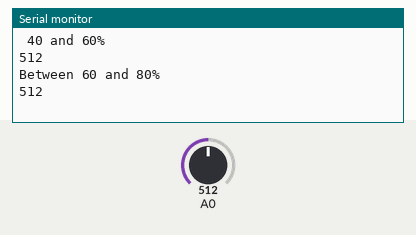
Recording of a sketch running on a simulated Arduino Uno, built with avr-gcc and run on an emulated ATmega328P. Parts: the last lines printed to the serial monitor. The test bench sets the inputs (shaded band); at power-on: A0 = 512.

Above: at 2.8 s.
2.9 s: A0 set to 716
At 4.4 s:
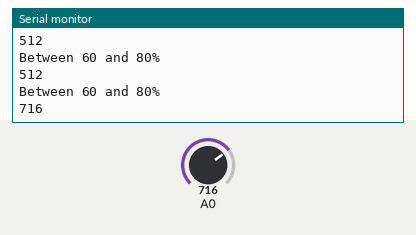
8.9 s: A0 set to 900
At 11.2 s:
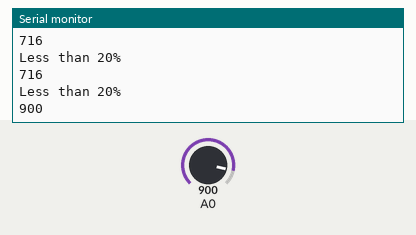
14.9 s: A0 set to 306
At 16.6 s:
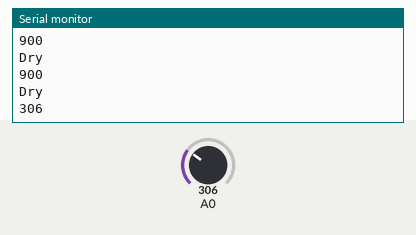
Timing chart, 0 to 18.1 s (numbered marks = the images above; inputs shaded):
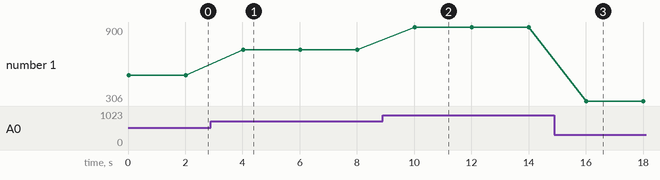

Measured:
- after the input at 2.9 s, the serial monitor: prints a new line after 1.1 s (image 1)
- after the input at 8.9 s, the serial monitor: prints a new line after 1.1 s (image 2)
- after the input at 14.9 s, the serial monitor: prints a new line after 1.1 s (image 3)
- plotted number 1: 512 → 716 after the input at 2.9 s, 716 → 900 after the input at 8.9 s, 900 → 306 after the input at 14.9 s

The sketch:

basicSoilRead.ino
```cpp
 int water=385;
  int dry=780;
  int range=dry-water;//205
  int intervals=int(range/5);//41
  int eightyPct =water+intervals;//246
  int sixtyPct=water+2*(intervals);//287
  int fourtyPct=water+3*(intervals);//428
  int twentyPct=water+4*(intervals);//469

void setup() {
  Serial.begin(9600); // open serial port, set the baud rate as 9600 bps
  Serial.println("intervals"+intervals);
  Serial.println("80"+eightyPct);
  Serial.println("60"+sixtyPct);
  Serial.println("40"+fourtyPct);
  Serial.println("30"+twentyPct);

}
void loop() {
  int val;
  val = analogRead(0); //connect sensor to Analog 0
  Serial.println(val);
  delay(2000);
  if (val <= water){

    Serial.println("Soaked");
  }
  else if (val>=dry){

    Serial.println("Dry");
  }
  else if (val > water && val < eightyPct){
    Serial.println("Between 80 and 100%");
  }
  else if (val > eightyPct && val <=sixtyPct){
    Serial.println("Between 60 and 80%");
  }
  else if (val> sixtyPct && val <=fourtyPct)
    Serial.println("Between 40 and 60%");
  else if (val>fourtyPct && val <=twentyPct)
    Serial.println("Bewten 20 and 40%");
  else if (val>twentyPct &&  val <= dry)
    Serial.println("Less than 20%");

}
```
